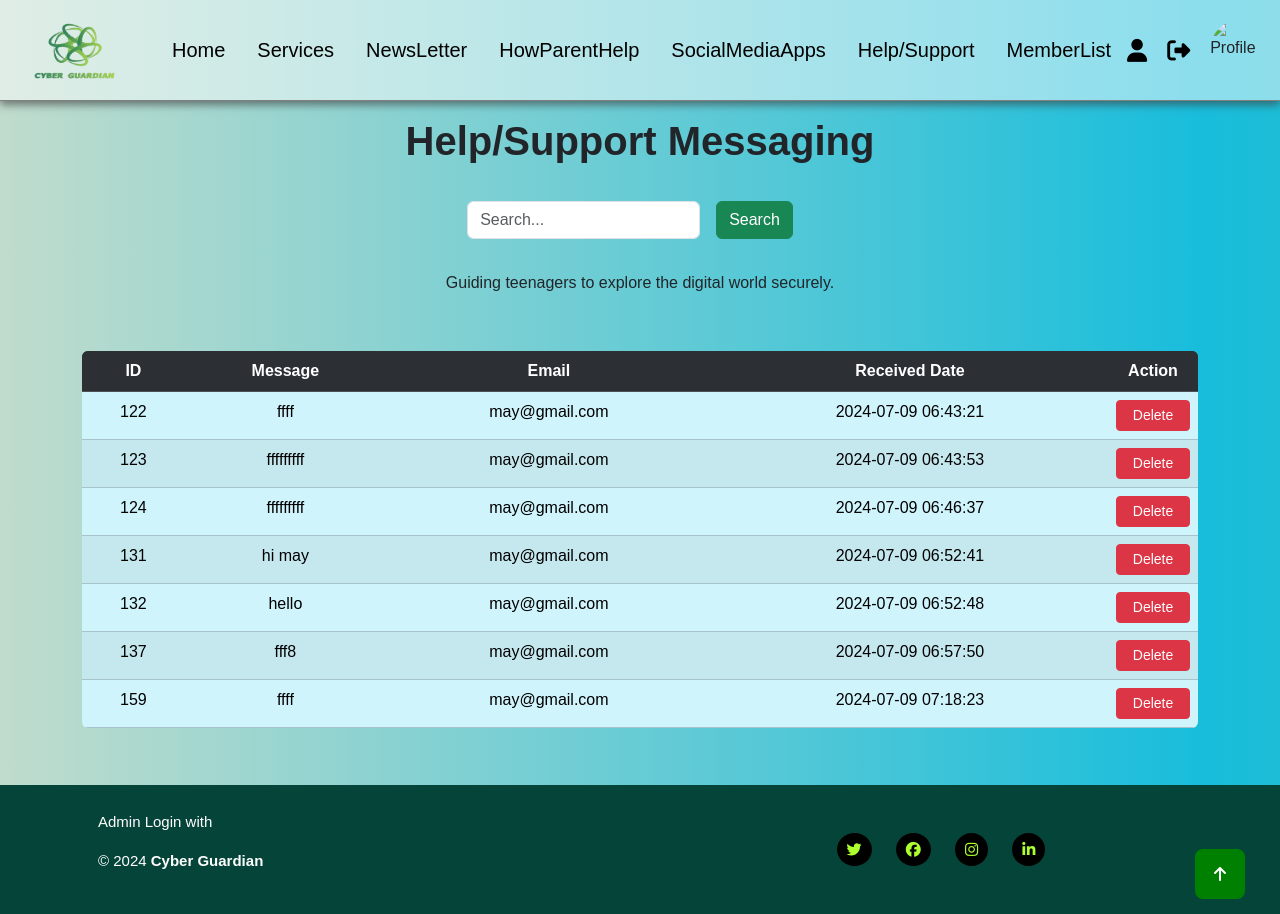
The app's page /contactList.php, older data.
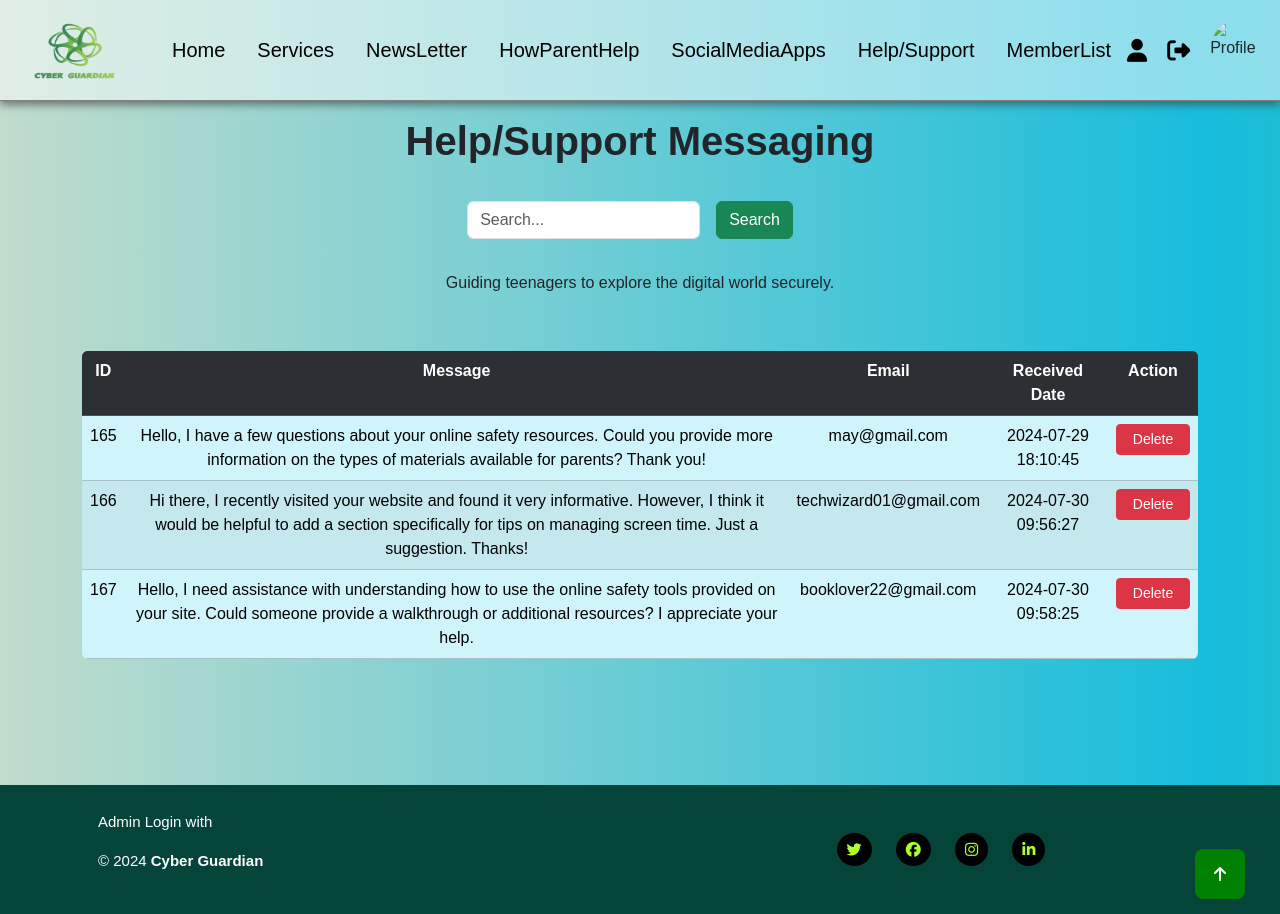
The same page, newer data.
### tables this page shows
CREATE TABLE `contactus` (
  `id` int(11) NOT NULL,
  `message` varchar(1000) NOT NULL,
  `email` varchar(300) NOT NULL,
  `sentdate` timestamp NOT NULL DEFAULT current_timestamp()
);

### contactList.php (the view, shortened to what this page needs)
<!DOCTYPE html>
<?php
include('dbconnect.php');
if(isset($_GET['btnSearch'])) :
  $keyword = $_GET['keyword'];
  $sql1 = "SELECT * from contactus WHERE email LIKE '%$keyword%'";
else :
  $sql1 = "SELECT * from contactus";
endif;
$result = $conn->query($sql1);
?>
<html lang="en">
<head>
  <link rel="stylesheet" href="https://cdnjs.cloudflare.com/ajax/libs/font-awesome/6.5.2/css/all.min.css">
  <link href="https://cdn.jsdelivr.net/npm/bootstrap@5.3.3/dist/css/bootstrap.min.css" rel="stylesheet">
  <link rel="stylesheet" href="style.css">
</head>
<body>
  <?php include("adminnav.php"); ?>
  <header>
    <h1 class="mt-3"><strong>Help/Support Messaging</strong></h1>
  </header>
  <div class="searching container d-flex flex-column align-items-center  ">
    <form method="GET" class="form-inline my-2  d-flex flex-row gap-3 mr-20  form-responsive">
      <input class="form-control mr-sm-2 w-100" type="search" name="keyword" placeholder="Search..." aria-label="Search">
      <button class="btn btn-outline-success my-2 my-sm-0" name="btnSearch" type="submit">Search</button>
    </form>
    <p class="mt-4">Guiding teenagers to explore the digital world securely.</p>
  </div>
  <main>
    <section id="newsletters ">
      <div class="container table-responsive ">
        <?php
        if ($result->num_rows > 0) {
        ?>
          <table class="table table-striped table-hover  table-info  overflow-hidden rounded align-items-center text-center">
            <tr class="table-dark">
              <th scope="col">ID</th>
              <th scope="col">Message</th>
              <th scope="col">Email</th>
              <th scope="col">Received Date</th>
              <th scope="col action">Action</th>
            </tr>
            <?php
            while ($row = $result->fetch_assoc()) {
            ?>
              <tr>
                <td class="responsive-text"><?php echo $row['id']; ?></td>
                <td class="responsive-text"><?php echo $row['message'] ?></td>
                <td class="responsive-text "><?php echo $row['email'] ?></td>
                <td class="responsive-text"> <?php echo $row['sentdate']; ?></td>
                <td class="action h-100">
                  <a href="contactList.php?deleteid=<?php echo $row['id']; ?>" class="btn btn-danger btn-sm w-100">Delete</a>
                </td>
              </tr>
            <?php
            }
            ?>
          </table>
        <?php
        }
        ?>
      </div>
    </section>
  </main>
  <?php include("adminfooter.php") ?>
</body>
</html>

Row changes from the older to the newer data that the page shows:
removed contactus: id "122", message "ffff", email "may@gmail.com", sentdate "2024-07-09 06:43:21"
removed contactus: id "123", message "fffffffff", email "may@gmail.com", sentdate "2024-07-09 06:43:53"
removed contactus: id "124", message "fffffffff", email "may@gmail.com", sentdate "2024-07-09 06:46:37"
removed contactus: id "131", message "hi may", email "may@gmail.com", sentdate "2024-07-09 06:52:41"
removed contactus: id "132", message "hello", email "may@gmail.com", sentdate "2024-07-09 06:52:48"
removed contactus: id "137", message "fff8", email "may@gmail.com", sentdate "2024-07-09 06:57:50"
removed contactus: id "159", message "ffff", email "may@gmail.com", sentdate "2024-07-09 07:18:23"
added contactus: id "165", message "Hello, I have a few questions about your online safety resources. Could you provide more information on the types of materials available for parents? Thank you!", email "may@gmail.com", sentdate "2024-07-29 18:10:45"
added contactus: id "166", message "Hi there, I recently visited your website and found it very informative. However, I think it would be helpful to add a section specifically for tips on managing screen time. Just a suggestion. Thanks!", email "techwizard01@gmail.com", sentdate "2024-07-30 09:56:27"
added contactus: id "167", message "Hello, I need assistance with understanding how to use the online safety tools provided on your site. Could someone provide a walkthrough or additional resources? I appreciate your help.", email "booklover22@gmail.com", sentdate "2024-07-30 09:58:25"
